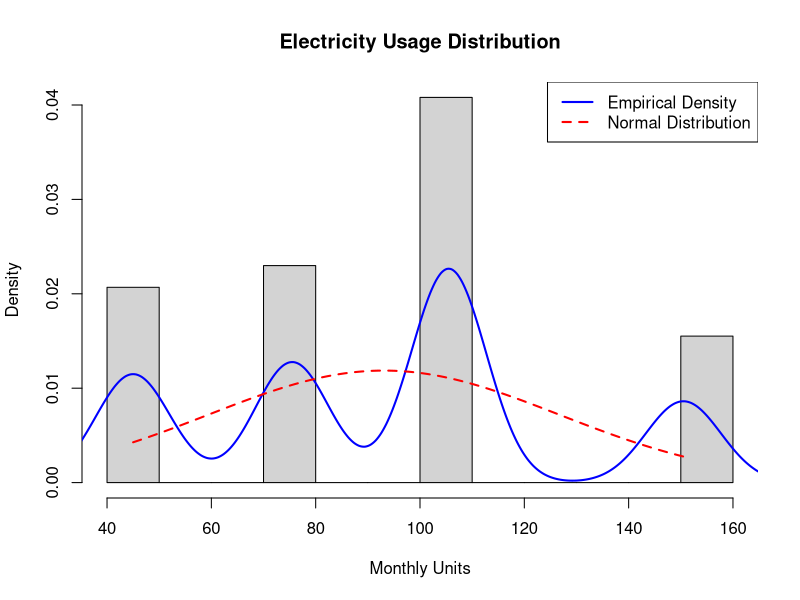

Write the R code that produced this figure.
df <- read.csv("Shift to Solar Power in Colombo and Gampaha (2022-2024).csv")

usage_raw <- df[["Average.Monthly.Electricity.Usage..in.Units."]]

get_mid <- function(x) {
  parts <- strsplit(x, "-")[[1]]
  nums <- as.numeric(trimws(parts))
  if (length(nums) == 2) mean(nums) else NA
}

usage <- na.omit(sapply(usage_raw, get_mid))

hist(usage, prob = TRUE, col = "lightgray", main = "Electricity Usage Distribution", xlab = "Monthly Units")
lines(density(usage), col = "blue", lwd = 2)
xfit <- seq(min(usage), max(usage), length = 100)
yfit <- dnorm(xfit, mean = mean(usage), sd = sd(usage))
lines(xfit, yfit, col = "red", lwd = 2, lty = 2)
legend("topright", legend = c("Empirical Density", "Normal Distribution"), col = c("blue", "red"), lty = c(1,2), lwd = 2)
